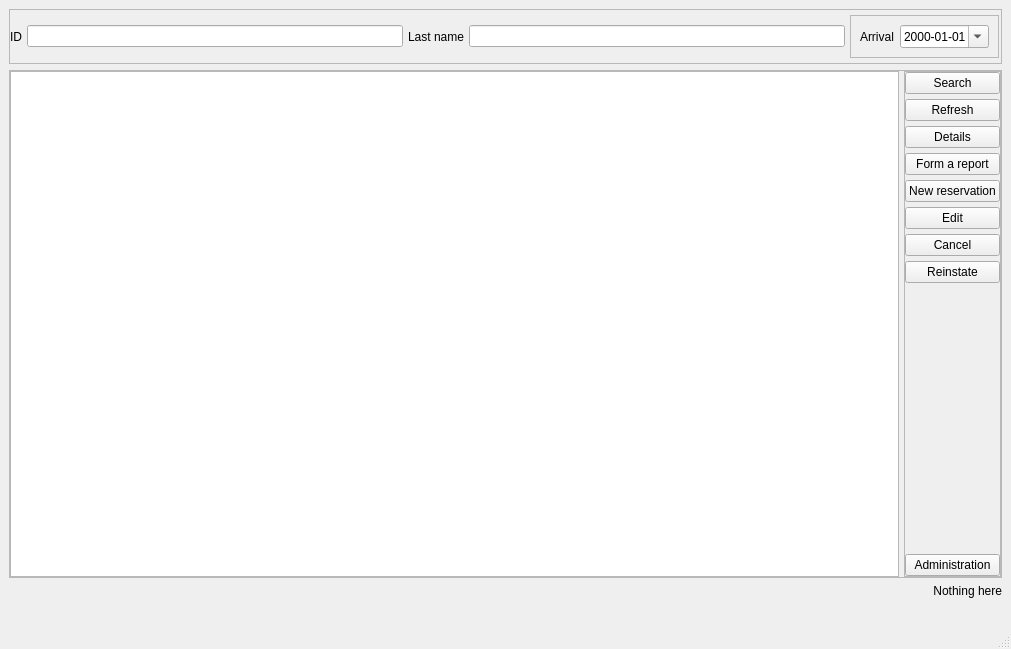
<?xml version="1.0" encoding="UTF-8"?>
<ui version="4.0">
 <class>ReservationsWindow</class>
 <widget class="QMainWindow" name="ReservationsWindow">
  <property name="geometry">
   <rect>
    <x>0</x>
    <y>0</y>
    <width>1011</width>
    <height>649</height>
   </rect>
  </property>
  <property name="windowTitle">
   <string>Reservations</string>
  </property>
  <widget class="QWidget" name="centralwidget">
   <layout class="QVBoxLayout" name="verticalLayout_2">
    <item>
     <widget class="QFrame" name="frame_3">
      <property name="frameShape">
       <enum>QFrame::StyledPanel</enum>
      </property>
      <property name="frameShadow">
       <enum>QFrame::Raised</enum>
      </property>
      <layout class="QHBoxLayout" name="horizontalLayout_2">
       <property name="spacing">
        <number>5</number>
       </property>
       <property name="leftMargin">
        <number>0</number>
       </property>
       <property name="topMargin">
        <number>5</number>
       </property>
       <property name="rightMargin">
        <number>2</number>
       </property>
       <property name="bottomMargin">
        <number>5</number>
       </property>
       <item>
        <widget class="QLabel" name="id_lbl">
         <property name="text">
          <string>ID</string>
         </property>
        </widget>
       </item>
       <item>
        <widget class="QLineEdit" name="id_leddit"/>
       </item>
       <item>
        <widget class="QLabel" name="lname_lbl">
         <property name="text">
          <string>Last name</string>
         </property>
        </widget>
       </item>
       <item>
        <widget class="QLineEdit" name="lname_leddit"/>
       </item>
       <item>
        <widget class="QFrame" name="frame_4">
         <property name="frameShape">
          <enum>QFrame::StyledPanel</enum>
         </property>
         <property name="frameShadow">
          <enum>QFrame::Raised</enum>
         </property>
         <layout class="QHBoxLayout" name="horizontalLayout_3">
          <item>
           <widget class="QLabel" name="arrival_lbl">
            <property name="text">
             <string>Arrival</string>
            </property>
           </widget>
          </item>
          <item>
           <widget class="QDateEdit" name="doa_deddit">
            <property name="maximumSize">
             <size>
              <width>16777215</width>
              <height>16777213</height>
             </size>
            </property>
            <property name="displayFormat">
             <string>yyyy-MM-dd</string>
            </property>
            <property name="calendarPopup">
             <bool>true</bool>
            </property>
           </widget>
          </item>
         </layout>
        </widget>
       </item>
      </layout>
     </widget>
    </item>
    <item>
     <widget class="QFrame" name="frame">
      <property name="autoFillBackground">
       <bool>false</bool>
      </property>
      <property name="frameShape">
       <enum>QFrame::StyledPanel</enum>
      </property>
      <property name="frameShadow">
       <enum>QFrame::Raised</enum>
      </property>
      <layout class="QHBoxLayout" name="horizontalLayout">
       <property name="spacing">
        <number>5</number>
       </property>
       <property name="leftMargin">
        <number>0</number>
       </property>
       <property name="topMargin">
        <number>0</number>
       </property>
       <property name="rightMargin">
        <number>0</number>
       </property>
       <property name="bottomMargin">
        <number>0</number>
       </property>
       <item>
        <widget class="QTableWidget" name="data_twidget">
         <property name="autoFillBackground">
          <bool>false</bool>
         </property>
         <property name="sizeAdjustPolicy">
          <enum>QAbstractScrollArea::AdjustIgnored</enum>
         </property>
         <property name="editTriggers">
          <set>QAbstractItemView::NoEditTriggers</set>
         </property>
        </widget>
       </item>
       <item>
        <widget class="QFrame" name="frame_2">
         <property name="frameShape">
          <enum>QFrame::StyledPanel</enum>
         </property>
         <property name="frameShadow">
          <enum>QFrame::Raised</enum>
         </property>
         <layout class="QVBoxLayout" name="verticalLayout">
          <property name="spacing">
           <number>5</number>
          </property>
          <property name="leftMargin">
           <number>0</number>
          </property>
          <property name="topMargin">
           <number>0</number>
          </property>
          <property name="rightMargin">
           <number>0</number>
          </property>
          <property name="bottomMargin">
           <number>0</number>
          </property>
          <item>
           <widget class="QPushButton" name="search_btn">
            <property name="text">
             <string>Search</string>
            </property>
           </widget>
          </item>
          <item>
           <widget class="QPushButton" name="refresh_btn">
            <property name="text">
             <string>Refresh</string>
            </property>
           </widget>
          </item>
          <item>
           <widget class="QPushButton" name="details_btn">
            <property name="text">
             <string>Details</string>
            </property>
           </widget>
          </item>
          <item>
           <widget class="QPushButton" name="report_btn">
            <property name="text">
             <string>Form a report</string>
            </property>
           </widget>
          </item>
          <item>
           <widget class="QPushButton" name="newRes_btn">
            <property name="text">
             <string>New reservation</string>
            </property>
           </widget>
          </item>
          <item>
           <widget class="QPushButton" name="edit_btn">
            <property name="text">
             <string>Edit</string>
            </property>
           </widget>
          </item>
          <item>
           <widget class="QPushButton" name="canc_btn">
            <property name="text">
             <string>Cancel</string>
            </property>
           </widget>
          </item>
          <item>
           <widget class="QPushButton" name="rest_btn">
            <property name="text">
             <string>Reinstate</string>
            </property>
           </widget>
          </item>
          <item>
           <spacer name="verticalSpacer">
            <property name="orientation">
             <enum>Qt::Vertical</enum>
            </property>
            <property name="sizeHint" stdset="0">
             <size>
              <width>20</width>
              <height>40</height>
             </size>
            </property>
           </spacer>
          </item>
          <item>
           <widget class="QPushButton" name="admin_btn">
            <property name="text">
             <string>Administration</string>
            </property>
           </widget>
          </item>
         </layout>
        </widget>
       </item>
      </layout>
     </widget>
    </item>
    <item>
     <widget class="QLabel" name="currentUsr_lbl">
      <property name="layoutDirection">
       <enum>Qt::LeftToRight</enum>
      </property>
      <property name="text">
       <string>Nothing here</string>
      </property>
      <property name="alignment">
       <set>Qt::AlignRight|Qt::AlignTrailing|Qt::AlignVCenter</set>
      </property>
     </widget>
    </item>
    <item>
     <widget class="QLabel" name="hiddenId_lbl">
      <property name="text">
       <string/>
      </property>
      <property name="alignment">
       <set>Qt::AlignRight|Qt::AlignTrailing|Qt::AlignVCenter</set>
      </property>
     </widget>
    </item>
   </layout>
  </widget>
  <widget class="QMenuBar" name="menubar">
   <property name="geometry">
    <rect>
     <x>0</x>
     <y>0</y>
     <width>1011</width>
     <height>22</height>
    </rect>
   </property>
  </widget>
  <widget class="QStatusBar" name="statusbar"/>
 </widget>
 <resources/>
 <connections/>
</ui>
